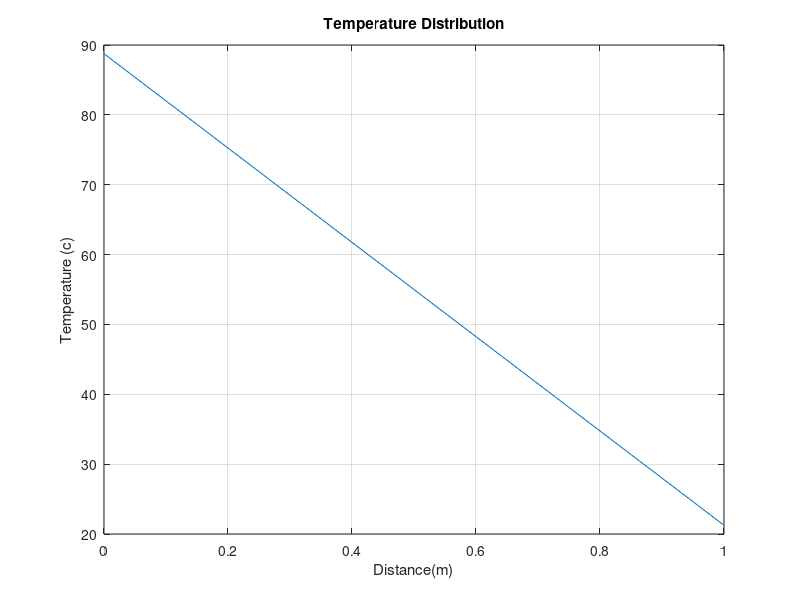

Source code (MATLAB):
L=1;
Nx=7;
dx=L/(Nx-1);
% k = 1;
Q = 0;
A = zeros(Nx,Nx);
A(1,1) = 2;
A(Nx,Nx)=2;
A(7,6)=-1; 
for i = 2:Nx-1
    A(i,i-1) =-1;
    A(i,i) = 2;
    A(i,i+1) =-1;
    A(i-1,i) = -1;
end
disp(A)
b = zeros(Nx,1);
b(1) = 100;
b(Nx) = 10;
T= A\b;
x = linspace(0,L,Nx);
plot(x,T);
xlabel('Distance(m)');
ylabel('Temperature (c)');
title('Temperature Distribution')
grid on;